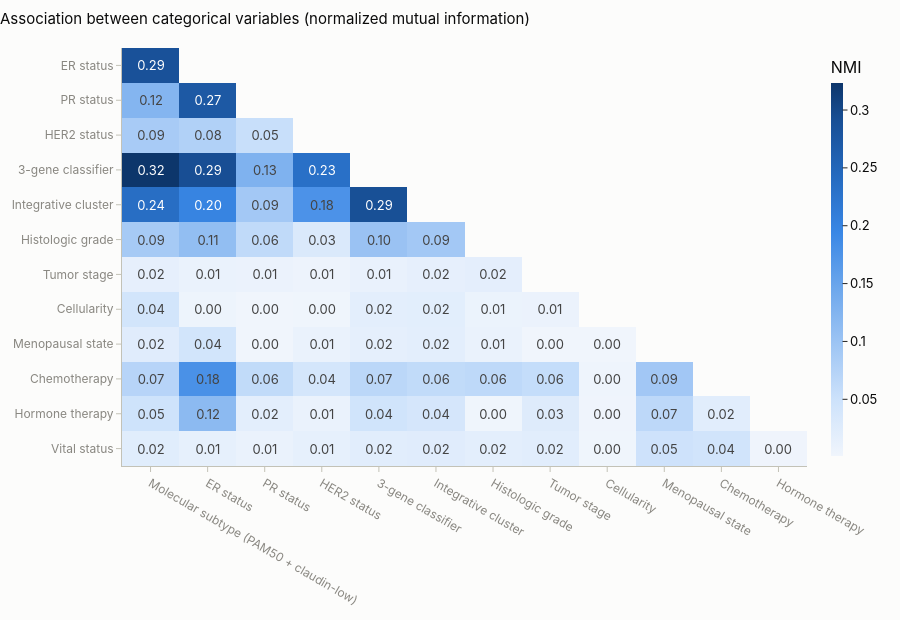

This figure's notebook cell:
### Markdown cell above
The Nottingham Prognostic Index is strongly linked to positive lymph nodes
(ρ ≈ 0.73) and tumour size (ρ ≈ 0.52) — as expected, since it is computed from
them. The other measurements are nearly independent of each other. Follow-up
time is negatively correlated with NPI, size and nodes (worse tumours, shorter
survival).

### 4.2 Categorical variables, mutual information

Mutual information (practical session 1) measures how much knowing one
variable tells us about another. We use its **normalized** version (divided by
the entropies of the two variables) so that every pair lies between 0
(independent) and 1 (one determines the other), whatever their number of
categories. Sequential colour scale since the values are non-negative; the
diagonal (always 1) is hidden so that it does not dominate the scale.

### Code cell
cat = ["pam50_subtype", "er_status", "pr_status", "her2_status", "three_gene_subtype",
       "integrative_cluster", "neoplasm_histologic_grade", "tumor_stage", "cellularity",
       "inferred_menopausal_state", "chemotherapy", "hormone_therapy", "vital_status"]
MI = lower_triangle(analysis.mutual_information_matrix(clinical, cat).rename(index=label, columns=label))
fig = px.imshow(MI, text_auto=".2f", zmin=0, color_continuous_scale=figures.SEQUENTIAL, aspect="auto")
fig.update_traces(hovertemplate="%{y} × %{x}<br>normalized MI = %{z:.2f}<extra></extra>")
fig.update_layout(title="Association between categorical variables (normalized mutual information)", height=620,
                  coloraxis_colorbar_title="NMI", xaxis_showgrid=False, yaxis_showgrid=False)
fig

### Figure 1 — Plotly figure (JSON) as saved in the notebook; plotly's stock layout.template omitted (floating-point values rounded to 4 significant figures; data arrays with more than 128 entries replaced by an {"elided": "..."} marker saying what was removed)
{"data": [{"coloraxis": "coloraxis", "hovertemplate": "%{y} × %{x}<br>normalized MI = %{z:.2f}<extra></extra>", "name": "0", "texttemplate": "%{z:.2f}", "type": "heatmap", "x": ["Molecular subtype (PAM50 + claudin-low)", "ER status", "PR status", "HER2 status", "3-gene classifier", "Integrative cluster", "Histologic grade", "Tumor stage", "Cellularity", "Menopausal state", "Chemotherapy", "Hormone therapy"], "xaxis": "x", "y": ["ER status", "PR status", "HER2 status", "3-gene classifier", "Integrative cluster", "Histologic grade", "Tumor stage", "Cellularity", "Menopausal state", "Chemotherapy", "Hormone therapy", "Vital status"], "yaxis": "y", "z": {"elided": "12x12 float values"}}], "layout": {"coloraxis": {"autocolorscale": false, "cmax": null, "cmin": 0, "colorbar": {"title": {"text": "NMI"}}, "colorscale": [[0.0, "#f0f5fc"], [0.15, "#cde2fb"], [0.3, "#9ec5f4"], [0.45, "#6da7ec"], [0.6, "#3987e5"], [0.75, "#256abf"], [0.9, "#184f95"], [1.0, "#0d366b"]]}, "height": 620, "title": {"text": "Association between categorical variables (normalized mutual information)"}, "xaxis": {"anchor": "y", "domain": [0.0, 1.0], "showgrid": false}, "yaxis": {"anchor": "x", "autorange": "reversed", "domain": [0.0, 1.0], "showgrid": false}}}
